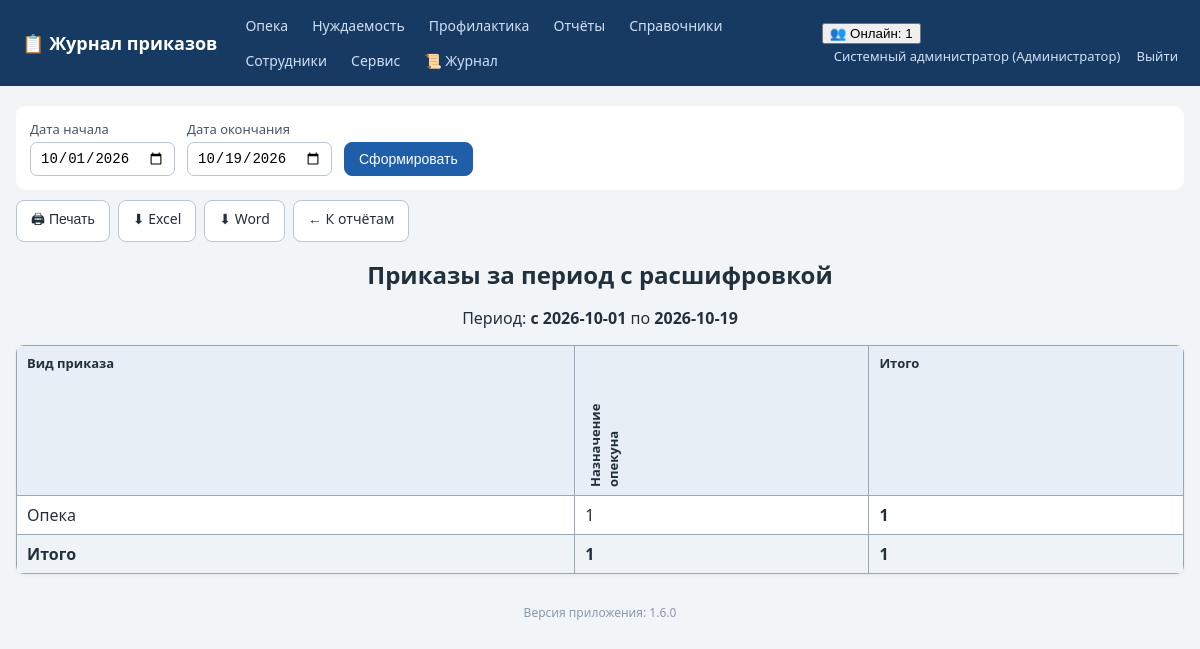
The page /reports/by_period_detail (signed in) on the database its author committed.
### tables this page shows
CREATE TABLE employees (
    id INTEGER PRIMARY KEY AUTOINCREMENT,
    full_name TEXT NOT NULL,
    position TEXT NOT NULL DEFAULT '',
    login TEXT UNIQUE,
    password_hash TEXT,
    pwd_changed_at TEXT,           -- дата последней самостоятельной смены пароля
    role_id INTEGER REFERENCES roles(id)
);

CREATE TABLE roles (
    id INTEGER PRIMARY KEY AUTOINCREMENT,
    name TEXT UNIQUE NOT NULL
);

CREATE TABLE order_types (
    id INTEGER PRIMARY KEY AUTOINCREMENT,
    kind TEXT NOT NULL,              -- вид приказа (название журнала)
    name TEXT NOT NULL,              -- наименование приказа
    prefix TEXT NOT NULL DEFAULT '', -- префикс номера приказа для вида (напр. "ОП" -> 1-ОП)
    UNIQUE(kind, name)
);

### app.py (the view)
@app.route('/reports/by_period_detail')
def report_by_period_detail():
    user = current_user()
    if not can_view_reports(user):
        abort(403)
    d1, d2 = _report_period()
    rows = _query_report_rows(d1, d2)
    matrix = {}
    col_names = set()
    for r in rows:
        kind = JOURNAL_TITLES[r['journal']]
        name = r['type_name'] or '(не указан)'
        col_names.add(name)
        matrix.setdefault(kind, {})
        matrix[kind][name] = matrix[kind].get(name, 0) + 1
    cols = sorted(col_names)
    table = []
    for kind in [JOURNAL_TITLES[j] for j in JOURNAL_TYPES]:
        if kind in matrix:
            table.append([kind] + [matrix[kind].get(c, 0) for c in cols])
    totals = [sum(row[i] for row in table) for i in range(1, len(cols) + 1)] if table else []
    fmt = request.args.get('fmt')
    if fmt == 'xlsx':
        return _export_xlsx_matrix(d1, d2, ('Вид приказа',) + tuple(cols), table, totals,
                                   'Приказы за период с расшифровкой')
    if fmt == 'docx':
        return _export_docx_matrix(d1, d2, ('Вид приказа',) + tuple(cols), table, totals,
                                   'Приказы за период с расшифровкой')
    return render_template('report_matrix.html', title='Приказы за период с расшифровкой',
                           d1=d1, d2=d2, cols=cols, table=table, totals=totals,
                           base_url=url_for('report_by_period_detail'))

### app.py (called while the page is built, shortened)
def has_request_context_safe():
    try:
        from flask import has_request_context
        return has_request_context()
    except Exception:
        return False

def _session_signature(uid):
    raw = request.cookies.get(app.config['SESSION_COOKIE_NAME'], '')
    if not raw:
        return ''

def _db_touch_throttled(key, min_interval=10.0):
    now = time.time()
    last = _DB_TOUCH_TS.get(key, 0)
    if now - last >= min_interval:
        _DB_TOUCH_TS[key] = now
        return True
    return False

def db_cleanup_active_sessions(cutoff):
    try:
        conn = get_db()
        conn.execute('DELETE FROM active_sessions WHERE last_seen < ?', (cutoff,))
        conn.commit()
        conn.close()
    except Exception:
        pass

def touch_active_session(uid):
    sid = _session_signature(uid)
    ip = request.remote_addr if has_request_context_safe() else ''
    now = time.time()
    with ACTIVE_SESSIONS_LOCK:
        ACTIVE_SESSIONS[(uid, sid)] = {'last_seen': now, 'ip': ip}
    if _db_touch_throttled((uid, sid)):
        db_touch_active_session(uid, sid, ip)

def cleanup_active_sessions():
    cutoff = time.time() - ACTIVE_TIMEOUT
    with ACTIVE_SESSIONS_LOCK:
        expired = [k for k, v in ACTIVE_SESSIONS.items()
                   if v['last_seen'] < cutoff]
        for k in expired:
            del ACTIVE_SESSIONS[k]
    db_cleanup_active_sessions(cutoff)

@app.before_request
def _mark_tls_noise_context():
    try:
        from flask import g as _fg
        _tls_noise_ctx.g = _fg
    except Exception:
        pass

def get_db():
    conn = sqlite3.connect(DB_PATH)
    conn.row_factory = sqlite3.Row
    conn.execute('PRAGMA foreign_keys = ON')
    return conn

def current_user():
    uid = session.get('user_id')
    if not uid:
        return None
    conn = get_db()
    u = conn.execute('SELECT e.*, r.name AS role_name FROM employees e '
                     'LEFT JOIN roles r ON r.id=e.role_id WHERE e.id=?', (uid,)).fetchone()
    conn.close()
    return u

def can_view_reports(user=None):
    user = user or current_user()
    return bool(user) and user['role_name'] in FULL_DATA_ROLES + ('Куратор',)

def can_access_journal(user, journal):
    if not user:
        return False
    if user['role_name'] in FULL_DATA_ROLES:  # админ и начальник — полный доступ
        return True
    return user['role_name'] in ROLE_ACCESS[journal]

### templates/report_matrix.html
{% extends 'base.html' %}
{% block content %}
<div class="no-print">
  <form method="get" class="period-form">
    <label>Дата начала <input type="date" name="d1" value="{{ d1 }}"></label>
    <label>Дата окончания <input type="date" name="d2" value="{{ d2 }}"></label>
    <button class="btn primary">Сформировать</button>
  </form>
  <div class="toolbar">
    <button class="btn" onclick="window.print()">🖨 Печать</button>
    <a class="btn" href="?d1={{ d1 }}&d2={{ d2 }}&fmt=xlsx">⬇ Excel</a>
    <a class="btn" href="?d1={{ d1 }}&d2={{ d2 }}&fmt=docx">⬇ Word</a>
    <a class="btn" href="{{ url_for('reports') }}">← К отчётам</a>
  </div>
</div>
<div class="printable">
  <h1 class="rep-title">{{ title }}</h1>
  <p class="rep-period">Период: <b>с {{ d1 }}</b> по <b>{{ d2 }}</b></p>
  <table class="grid bordered">
    <tr><th>Вид приказа</th>{% for c in cols %}<th class="rot">{{ c }}</th>{% endfor %}<th>Итого</th></tr>
    {% for row in table %}
    <tr>{% for cell in row %}<td>{{ cell }}</td>{% endfor %}<td><b>{{ row[1:] | sum }}</b></td></tr>
    {% else %}
    <tr><td colspan="{{ cols|length + 2 }}" class="empty">Нет данных за период</td></tr>
    {% endfor %}
    {% if table %}
    <tr class="totalrow"><td><b>Итого</b></td>
      {% for t in totals %}<td><b>{{ t }}</b></td>{% endfor %}
      <td><b>{{ totals | sum }}</b></td></tr>
    {% endif %}
  </table>
</div>
{% endblock %}

### templates/base.html (shortened to what this page needs)
<!DOCTYPE html>
<html lang="ru">
<head>
<link rel="stylesheet" href="{{ url_for('static', filename='style.css') }}">
</head>
<body>
<header class="topbar no-print">
  <div class="brand"><a href="{{ url_for('index') }}">📋 Журнал приказов</a></div>
  <nav>
    {% for j, t in accessible_journals %}
      <a href="{{ url_for('journal_list', journal=j) }}">{{ t }}</a>
    {% endfor %}
    {% if cu and cu.role_name in ['Администратор','Начальник отдела','Куратор'] %}
      <a href="{{ url_for('reports') }}">Отчёты</a>
    {% endif %}
    <a href="{{ url_for('references', tab='order_types') }}">Справочники</a>
    {% if cu and cu.role_name == 'Администратор' %}
      <a href="{{ url_for('employees') }}">Сотрудники</a>
      <a href="{{ url_for('service') }}">Сервис</a>
      <a href="{{ url_for('logs_view') }}" title="Журнал логирования">📜 Журнал</a>
    {% endif %}
  </nav>
  <div class="userbox">
    {% if cu %}
      {% if active_users is not none %}
        <div class="online" id="onlineBox" title="Сотрудники, работавшие в системе за последние {{ (active_timeout // 60) or 1 }} мин. Обновляется автоматически.">
          <button type="button" class="online-toggle" onclick="toggleOnline()">👥 Онлайн: {{ active_users|length }}</button>
        </div>
      {% endif %}
      <a href="{{ url_for('profile') }}" title="Сменить пароль">{{ cu.full_name }} ({{ cu.role_name }})</a>
      <a href="{{ url_for('logout') }}">Выйти</a>
    {% endif %}
  </div>
</header>
<main class="container">
  {% block content %}{% endblock %}
</main>
<footer class="foot no-print">Версия приложения: {{ app_version }}</footer>
</body>
</html>

### static/style.css (style rules this page uses)
:root { --bs:#1f5fa9;--bg:#f2f5f8;--tx:#22303c; }
* { box-sizing:border-box }
body { margin:0;font-family:"Segoe UI",Arial,sans-serif;background:var(--bg);color:var(--tx); }
a { color:var(--bs); }
.topbar { display:flex;align-items:center;gap:18px;flex-wrap:wrap;background:#173a63;color:#fff;padding:10px 22px; }
.topbar .brand a { color:#fff;font-weight:700;font-size:18px;text-decoration:none; }
.topbar nav { display:flex;gap:4px;flex-wrap:wrap;flex:1; }
.topbar nav a { color:#cfe0f5;text-decoration:none;padding:6px 10px;border-radius:6px;font-size:14px; }
.userbox a { color:#cfe0f5;text-decoration:none;font-size:13px;margin-left:12px; }
.container { max-width:1200px;margin:20px auto;padding:0 16px; }
h1 { font-size:24px; }
label { display:flex;flex-direction:column;font-size:13px;gap:4px;color:#44556a; }
input,select { padding:7px 9px;border:1px solid #b9c6d3;border-radius:7px;font-size:14px;background:#fff; }
.btn { display:inline-block;padding:8px 14px;border-radius:8px;border:1px solid #b9c6d3;background:#fff;color:var(--tx);cursor:pointer;font-size:14px;text-decoration:none; }
.btn.primary { background:var(--bs);border-color:var(--bs);color:#fff; }
table.grid { width:100%;border-collapse:collapse;background:#fff;margin:14px 0;box-shadow:0 1px 4px rgba(0,0,0,.06);border-radius:8px;overflow:hidden; }
.grid th { background:#e8eef5;font-size:13px;text-align:left; }
.grid th,.grid td { padding:8px 10px;border-bottom:1px solid #e2e8ef;vertical-align:top; }
.bordered th,.bordered td { border:1px solid #9aa7b4; }
.totalrow td { background:#eef3f8; }
.period-form { display:flex;gap:12px;flex-wrap:wrap;align-items:end;background:#fff;padding:14px;border-radius:10px;margin-bottom:10px; }
.toolbar { display:flex;gap:8px;margin-bottom:14px;flex-wrap:wrap; }
.rep-title { text-align:center;margin-bottom:4px; }
.rep-period { text-align:center; }
.rot { writing-mode:vertical-rl;transform:rotate(180deg);max-height:150px;font-size:12px; }
.foot { text-align:center;color:#8a99a8;font-size:12px;margin:30px 0; }

### rows shown on the page
employees: full_name "Системный администратор"
roles: role_name "Администратор"
order_types: name "Назначение опекуна"

### other values the page prints
{{ t }} "Опека" "Нуждаемость" "Профилактика"
{{ active_users|length }} "1"
{{ title }} "Приказы за период с расшифровкой"
{{ d1 }} "2026-10-01"
{{ d2 }} "2026-10-19"
{{ cell }} "Опека" "1"
{{ row[1:] | sum }} "1"
{{ t }} "1"
{{ totals | sum }} "1"
{{ app_version }} "1.6.0"
